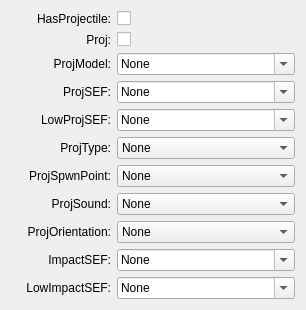
      <widget class="QWidget" name="tabProjectiles">
       <attribute name="title">
        <string>Projectiles</string>
       </attribute>
       <layout class="QFormLayout" name="formLayout_9">
        <item row="0" column="0">
         <widget class="QLabel" name="label_80">
          <property name="minimumSize">
           <size>
            <width>100</width>
            <height>0</height>
           </size>
          </property>
          <property name="text">
           <string>HasProjectile:</string>
          </property>
          <property name="alignment">
           <set>Qt::AlignRight|Qt::AlignTrailing|Qt::AlignVCenter</set>
          </property>
         </widget>
        </item>
        <item row="1" column="0">
         <widget class="QLabel" name="label_81">
          <property name="minimumSize">
           <size>
            <width>100</width>
            <height>0</height>
           </size>
          </property>
          <property name="text">
           <string>Proj:</string>
          </property>
          <property name="alignment">
           <set>Qt::AlignRight|Qt::AlignTrailing|Qt::AlignVCenter</set>
          </property>
         </widget>
        </item>
        <item row="2" column="0">
         <widget class="QLabel" name="label_82">
          <property name="minimumSize">
           <size>
            <width>100</width>
            <height>0</height>
           </size>
          </property>
          <property name="text">
           <string>ProjModel:</string>
          </property>
          <property name="alignment">
           <set>Qt::AlignRight|Qt::AlignTrailing|Qt::AlignVCenter</set>
          </property>
         </widget>
        </item>
        <item row="3" column="0">
         <widget class="QLabel" name="label_83">
          <property name="minimumSize">
           <size>
            <width>100</width>
            <height>0</height>
           </size>
          </property>
          <property name="text">
           <string>ProjSEF:</string>
          </property>
          <property name="alignment">
           <set>Qt::AlignRight|Qt::AlignTrailing|Qt::AlignVCenter</set>
          </property>
         </widget>
        </item>
        <item row="4" column="0">
         <widget class="QLabel" name="label_84">
          <property name="minimumSize">
           <size>
            <width>100</width>
            <height>0</height>
           </size>
          </property>
          <property name="text">
           <string>LowProjSEF:</string>
          </property>
          <property name="alignment">
           <set>Qt::AlignRight|Qt::AlignTrailing|Qt::AlignVCenter</set>
          </property>
         </widget>
        </item>
        <item row="5" column="0">
         <widget class="QLabel" name="label_85">
          <property name="minimumSize">
           <size>
            <width>100</width>
            <height>0</height>
           </size>
          </property>
          <property name="text">
           <string>ProjType:</string>
          </property>
          <property name="alignment">
           <set>Qt::AlignRight|Qt::AlignTrailing|Qt::AlignVCenter</set>
          </property>
         </widget>
        </item>
        <item row="6" column="0">
         <widget class="QLabel" name="label_86">
          <property name="minimumSize">
           <size>
            <width>100</width>
            <height>0</height>
           </size>
          </property>
          <property name="text">
           <string>ProjSpwnPoint:</string>
          </property>
          <property name="alignment">
           <set>Qt::AlignRight|Qt::AlignTrailing|Qt::AlignVCenter</set>
          </property>
         </widget>
        </item>
        <item row="7" column="0">
         <widget class="QLabel" name="label_87">
          <property name="minimumSize">
           <size>
            <width>100</width>
            <height>0</height>
           </size>
          </property>
          <property name="text">
           <string>ProjSound:</string>
          </property>
          <property name="alignment">
           <set>Qt::AlignRight|Qt::AlignTrailing|Qt::AlignVCenter</set>
          </property>
         </widget>
        </item>
        <item row="8" column="0">
         <widget class="QLabel" name="label_88">
          <property name="minimumSize">
           <size>
            <width>100</width>
            <height>0</height>
           </size>
          </property>
          <property name="text">
           <string>ProjOrientation:</string>
          </property>
          <property name="alignment">
           <set>Qt::AlignRight|Qt::AlignTrailing|Qt::AlignVCenter</set>
          </property>
         </widget>
        </item>
        <item row="9" column="0">
         <widget class="QLabel" name="label_89">
          <property name="minimumSize">
           <size>
            <width>100</width>
            <height>0</height>
           </size>
          </property>
          <property name="text">
           <string>ImpactSEF:</string>
          </property>
          <property name="alignment">
           <set>Qt::AlignRight|Qt::AlignTrailing|Qt::AlignVCenter</set>
          </property>
         </widget>
        </item>
        <item row="10" column="0">
         <widget class="QLabel" name="label_90">
          <property name="minimumSize">
           <size>
            <width>100</width>
            <height>0</height>
           </size>
          </property>
          <property name="text">
           <string>LowImpactSEF:</string>
          </property>
          <property name="alignment">
           <set>Qt::AlignRight|Qt::AlignTrailing|Qt::AlignVCenter</set>
          </property>
         </widget>
        </item>
        <item row="0" column="1">
         <widget class="QCheckBox" name="HasProjectile">
          <property name="text">
           <string/>
          </property>
         </widget>
        </item>
        <item row="1" column="1">
         <widget class="QCheckBox" name="Proj">
          <property name="text">
           <string/>
          </property>
         </widget>
        </item>
        <item row="2" column="1">
         <widget class="QComboBox" name="ProjModel">
          <property name="editable">
           <bool>true</bool>
          </property>
          <item>
           <property name="text">
            <string>None</string>
           </property>
          </item>
          <item>
           <property name="text">
            <string>w_arrow01</string>
           </property>
          </item>
          <item>
           <property name="text">
            <string>w_flask</string>
           </property>
          </item>
          <item>
           <property name="text">
            <string>vpr_ectonatr01</string>
           </property>
          </item>
          <item>
           <property name="text">
            <string>vpr_los</string>
           </property>
          </item>
          <item>
           <property name="text">
            <string>missingobject</string>
           </property>
          </item>
         </widget>
        </item>
        <item row="3" column="1">
         <widget class="QComboBox" name="ProjSEF">
          <property name="editable">
           <bool>true</bool>
          </property>
          <item>
           <property name="text">
            <string>None</string>
           </property>
          </item>
          <item>
           <property name="text">
            <string>sp_abjuration_travel.sef</string>
           </property>
          </item>
          <item>
           <property name="text">
            <string>sp_conjuration_travel.sef</string>
           </property>
          </item>
          <item>
           <property name="text">
            <string>sp_enchantment_travel.sef</string>
           </property>
          </item>
          <item>
           <property name="text">
            <string>sp_evocation_travel.sef</string>
           </property>
          </item>
          <item>
           <property name="text">
            <string>sp_illusion_travel.sef</string>
           </property>
          </item>
          <item>
           <property name="text">
            <string>sp_necromancy_travel.sef</string>
           </property>
          </item>
          <item>
           <property name="text">
            <string>sp_transmutation_travel</string>
           </property>
          </item>
          <item>
           <property name="text">
            <string>sp_acid_travel.sef</string>
           </property>
          </item>
          <item>
           <property name="text">
            <string>sp_fire_travel.sef</string>
           </property>
          </item>
          <item>
           <property name="text">
            <string>sp_ice_travel.sef</string>
           </property>
          </item>
          <item>
           <property name="text">
            <string>sp_lightning_travel.sef</string>
           </property>
          </item>
          <item>
           <property name="text">
            <string>sp_sonic_travel.sef</string>
           </property>
          </item>
          <item>
           <property name="text">
            <string>sp_holy_travel.sef</string>
           </property>
          </item>
          <item>
           <property name="text">
            <string>sp_eldritch_travel.sef</string>
           </property>
          </item>
          <item>
           <property name="text">
            <string>sp_bless_proj</string>
           </property>
          </item>
          <item>
           <property name="text">
            <string>sp_darkness_travel.sef</string>
           </property>
          </item>
          <item>
           <property name="text">
            <string>sp_bombardment.sef</string>
           </property>
          </item>
          <item>
           <property name="text">
            <string>sp_fireball</string>
           </property>
          </item>
          <item>
           <property name="text">
            <string>sp_hellball.sef</string>
           </property>
          </item>
          <item>
           <property name="text">
            <string>sp_isaac_lesser.sef</string>
           </property>
          </item>
          <item>
           <property name="text">
            <string>sp_isaac_greater.sef</string>
           </property>
          </item>
          <item>
           <property name="text">
            <string>sp_magicmissile.sef</string>
           </property>
          </item>
          <item>
           <property name="text">
            <string>sp_meteor_swarm.sef</string>
           </property>
          </item>
          <item>
           <property name="text">
            <string>sp_orbAcid_lesser.sef</string>
           </property>
          </item>
          <item>
           <property name="text">
            <string>sp_orbSound_lesser.sef</string>
           </property>
          </item>
          <item>
           <property name="text">
            <string>sp_orbAcid.sef</string>
           </property>
          </item>
          <item>
           <property name="text">
            <string>sp_orbCold.sef</string>
           </property>
          </item>
          <item>
           <property name="text">
            <string>sp_orbElec.sef</string>
           </property>
          </item>
          <item>
           <property name="text">
            <string>sp_orbElec_lesser.sef</string>
           </property>
          </item>
          <item>
           <property name="text">
            <string>sp_orbFire.sef</string>
           </property>
          </item>
          <item>
           <property name="text">
            <string>sp_orbSound.sef</string>
           </property>
          </item>
          <item>
           <property name="text">
            <string>sp_scintillating_sphere.sef</string>
           </property>
          </item>
          <item>
           <property name="text">
            <string>sp_shades_tgt.sef</string>
           </property>
          </item>
          <item>
           <property name="text">
            <string>fx_arrowtrail.sef</string>
           </property>
          </item>
          <item>
           <property name="text">
            <string>fx_infinite_arrow.sef</string>
           </property>
          </item>
          <item>
           <property name="text">
            <string>fx_quillfire.sef</string>
           </property>
          </item>
          <item>
           <property name="text">
            <string>fx_shard_attack.sef</string>
           </property>
          </item>
         </widget>
        </item>
        <item row="5" column="1">
         <widget class="QComboBox" name="ProjType">
          <item>
           <property name="text">
            <string>None</string>
           </property>
          </item>
          <item>
           <property name="text">
            <string>accelerating</string>
           </property>
          </item>
          <item>
           <property name="text">
            <string>ballistic</string>
           </property>
          </item>
          <item>
           <property name="text">
            <string>burst</string>
           </property>
          </item>
          <item>
           <property name="text">
            <string>burstup</string>
           </property>
          </item>
          <item>
           <property name="text">
            <string>highballistic</string>
           </property>
          </item>
          <item>
           <property name="text">
            <string>homing</string>
           </property>
          </item>
          <item>
           <property name="text">
            <string>homingspiral</string>
           </property>
          </item>
          <item>
           <property name="text">
            <string>launchedballistic</string>
           </property>
          </item>
          <item>
           <property name="text">
            <string>linked</string>
           </property>
          </item>
          <item>
           <property name="text">
            <string>loworbit</string>
           </property>
          </item>
         </widget>
        </item>
        <item row="6" column="1">
         <widget class="QComboBox" name="ProjSpwnPoint">
          <item>
           <property name="text">
            <string>None</string>
           </property>
          </item>
          <item>
           <property name="text">
            <string>halo</string>
           </property>
          </item>
          <item>
           <property name="text">
            <string>head</string>
           </property>
          </item>
          <item>
           <property name="text">
            <string>lrhand</string>
           </property>
          </item>
          <item>
           <property name="text">
            <string>monster0</string>
           </property>
          </item>
          <item>
           <property name="text">
            <string>monster1</string>
           </property>
          </item>
          <item>
           <property name="text">
            <string>monster2</string>
           </property>
          </item>
          <item>
           <property name="text">
            <string>monster3</string>
           </property>
          </item>
          <item>
           <property name="text">
            <string>monster4</string>
           </property>
          </item>
          <item>
           <property name="text">
            <string>mouth</string>
           </property>
          </item>
          <item>
           <property name="text">
            <string>rhand</string>
           </property>
          </item>
         </widget>
        </item>
        <item row="7" column="1">
         <widget class="QComboBox" name="ProjSound">
          <item>
           <property name="text">
            <string>None</string>
           </property>
          </item>
          <item>
           <property name="text">
            <string>al_en_arrows03</string>
           </property>
          </item>
          <item>
           <property name="text">
            <string>cb_sh_bow2</string>
           </property>
          </item>
          <item>
           <property name="text">
            <string>spr_los</string>
           </property>
          </item>
         </widget>
        </item>
        <item row="8" column="1">
         <widget class="QComboBox" name="ProjOrientation">
          <item>
           <property name="text">
            <string>None</string>
           </property>
          </item>
          <item>
           <property name="text">
            <string>path</string>
           </property>
          </item>
         </widget>
        </item>
        <item row="9" column="1">
         <widget class="QComboBox" name="ImpactSEF">
          <property name="editable">
           <bool>true</bool>
          </property>
          <item>
           <property name="text">
            <string>None</string>
           </property>
          </item>
          <item>
           <property name="text">
            <string>sp_abjuration_aoe.sef</string>
           </property>
          </item>
          <item>
           <property name="text">
            <string>sp_conjuration_aoe.sef</string>
           </property>
          </item>
          <item>
           <property name="text">
            <string>sp_conjuration_hit.sef</string>
           </property>
          </item>
          <item>
           <property name="text">
            <string>sp_enchantment_aoe.sef</string>
           </property>
          </item>
          <item>
           <property name="text">
            <string>sp_evocation_aoe.sef</string>
           </property>
          </item>
          <item>
           <property name="text">
            <string>sp_evocation_hit.sef</string>
           </property>
          </item>
          <item>
           <property name="text">
            <string>sp_illusion_aoe.sef</string>
           </property>
          </item>
          <item>
           <property name="text">
            <string>sp_necromancy_aoe</string>
           </property>
          </item>
          <item>
           <property name="text">
            <string>sp_necromancy_aoe.sef</string>
           </property>
          </item>
          <item>
           <property name="text">
            <string>sp_transmutation_aoe.sef</string>
           </property>
          </item>
          <item>
           <property name="text">
            <string>sp_acid_aoe.sef</string>
           </property>
          </item>
          <item>
           <property name="text">
            <string>sp_fire_aoe.sef</string>
           </property>
          </item>
          <item>
           <property name="text">
            <string>sp_fire_hit.sef</string>
           </property>
          </item>
          <item>
           <property name="text">
            <string>sp_ice_aoe</string>
           </property>
          </item>
          <item>
           <property name="text">
            <string>sp_ice_aoe.sef</string>
           </property>
          </item>
          <item>
           <property name="text">
            <string>sp_lightning_aoe.sef</string>
           </property>
          </item>
          <item>
           <property name="text">
            <string>sp_lightning_hit.sef</string>
           </property>
          </item>
          <item>
           <property name="text">
            <string>sp_sonic_aoe.sef</string>
           </property>
          </item>
          <item>
           <property name="text">
            <string>sp_sonic_hit.sef</string>
           </property>
          </item>
          <item>
           <property name="text">
            <string>sp_magic_aoe.sef</string>
           </property>
          </item>
          <item>
           <property name="text">
            <string>sp_magic_hit.sef</string>
           </property>
          </item>
          <item>
           <property name="text">
            <string>sp_holy_aoe.sef</string>
           </property>
          </item>
          <item>
           <property name="text">
            <string>sp_eldritch_aoe.sef</string>
           </property>
          </item>
         </widget>
        </item>
        <item row="4" column="1">
         <widget class="QComboBox" name="LowProjSEF">
          <property name="editable">
           <bool>true</bool>
          </property>
          <item>
           <property name="text">
            <string>None</string>
           </property>
          </item>
          <item>
           <property name="text">
            <string>sp_abjuration_travel.sef</string>
           </property>
          </item>
          <item>
           <property name="text">
            <string>sp_conjuration_travel.sef</string>
           </property>
          </item>
          <item>
           <property name="text">
            <string>sp_enchantment_travel.sef</string>
           </property>
          </item>
          <item>
           <property name="text">
            <string>sp_evocation_travel.sef</string>
           </property>
          </item>
          <item>
           <property name="text">
            <string>sp_illusion_travel.sef</string>
           </property>
          </item>
          <item>
           <property name="text">
            <string>sp_necromancy_travel.sef</string>
           </property>
          </item>
          <item>
           <property name="text">
            <string>sp_transmutation_travel</string>
           </property>
          </item>
          <item>
           <property name="text">
            <string>sp_acid_travel.sef</string>
           </property>
          </item>
          <item>
           <property name="text">
            <string>sp_fire_travel.sef</string>
           </property>
          </item>
          <item>
           <property name="text">
            <string>sp_ice_travel.sef</string>
           </property>
          </item>
          <item>
           <property name="text">
            <string>sp_lightning_travel.sef</string>
           </property>
          </item>
          <item>
           <property name="text">
            <string>sp_sonic_travel.sef</string>
           </property>
          </item>
          <item>
           <property name="text">
            <string>sp_holy_travel.sef</string>
           </property>
          </item>
          <item>
           <property name="text">
            <string>sp_eldritch_travel.sef</string>
           </property>
          </item>
          <item>
           <property name="text">
            <string>sp_bless_proj</string>
           </property>
          </item>
          <item>
           <property name="text">
            <string>sp_darkness_travel.sef</string>
           </property>
          </item>
          <item>
           <property name="text">
            <string>sp_bombardment.sef</string>
           </property>
          </item>
          <item>
           <property name="text">
            <string>sp_fireball</string>
           </property>
          </item>
          <item>
           <property name="text">
            <string>sp_hellball.sef</string>
           </property>
          </item>
          <item>
           <property name="text">
            <string>sp_isaac_lesser.sef</string>
           </property>
          </item>
          <item>
           <property name="text">
            <string>sp_isaac_greater.sef</string>
           </property>
          </item>
          <item>
           <property name="text">
            <string>sp_magicmissile.sef</string>
           </property>
          </item>
          <item>
           <property name="text">
            <string>sp_meteor_swarm.sef</string>
           </property>
          </item>
          <item>
           <property name="text">
            <string>sp_orbAcid_lesser.sef</string>
           </property>
          </item>
          <item>
           <property name="text">
            <string>sp_orbSound_lesser.sef</string>
           </property>
          </item>
          <item>
           <property name="text">
            <string>sp_orbAcid.sef</string>
           </property>
          </item>
          <item>
           <property name="text">
            <string>sp_orbCold.sef</string>
           </property>
          </item>
          <item>
           <property name="text">
            <string>sp_orbElec.sef</string>
           </property>
          </item>
          <item>
           <property name="text">
            <string>sp_orbElec_lesser.sef</string>
           </property>
          </item>
          <item>
           <property name="text">
            <string>sp_orbFire.sef</string>
           </property>
          </item>
          <item>
           <property name="text">
            <string>sp_orbSound.sef</string>
           </property>
          </item>
          <item>
           <property name="text">
            <string>sp_scintillating_sphere.sef</string>
           </property>
          </item>
          <item>
           <property name="text">
            <string>sp_shades_tgt.sef</string>
           </property>
          </item>
          <item>
           <property name="text">
            <string>fx_arrowtrail.sef</string>
           </property>
          </item>
          <item>
           <property name="text">
            <string>fx_infinite_arrow.sef</string>
           </property>
          </item>
          <item>
           <property name="text">
            <string>fx_quillfire.sef</string>
           </property>
          </item>
          <item>
           <property name="text">
            <string>fx_shard_attack.sef</string>
           </property>
          </item>
         </widget>
        </item>
        <item row="10" column="1">
         <widget class="QComboBox" name="LowImpactSEF">
          <property name="editable">
           <bool>true</bool>
          </property>
          <item>
           <property name="text">
            <string>None</string>
           </property>
          </item>
          <item>
           <property name="text">
            <string>sp_abjuration_aoe.sef</string>
           </property>
          </item>
          <item>
           <property name="text">
            <string>sp_conjuration_aoe.sef</string>
           </property>
          </item>
          <item>
           <property name="text">
            <string>sp_conjuration_hit.sef</string>
           </property>
          </item>
          <item>
           <property name="text">
            <string>sp_enchantment_aoe.sef</string>
           </property>
          </item>
          <item>
           <property name="text">
            <string>sp_evocation_aoe.sef</string>
           </property>
          </item>
          <item>
           <property name="text">
            <string>sp_evocation_hit.sef</string>
           </property>
          </item>
          <item>
           <property name="text">
            <string>sp_illusion_aoe.sef</string>
           </property>
          </item>
          <item>
           <property name="text">
            <string>sp_necromancy_aoe</string>
           </property>
          </item>
          <item>
           <property name="text">
            <string>sp_necromancy_aoe.sef</string>
           </property>
          </item>
          <item>
           <property name="text">
            <string>sp_transmutation_aoe.sef</string>
           </property>
          </item>
          <item>
           <property name="text">
            <string>sp_acid_aoe.sef</string>
           </property>
          </item>
          <item>
           <property name="text">
            <string>sp_fire_aoe.sef</string>
           </property>
          </item>
          <item>
           <property name="text">
            <string>sp_fire_hit.sef</string>
           </property>
          </item>
          <item>
           <property name="text">
            <string>sp_ice_aoe</string>
           </property>
          </item>
          <item>
           <property name="text">
            <string>sp_ice_aoe.sef</string>
           </property>
          </item>
          <item>
           <property name="text">
            <string>sp_lightning_aoe.sef</string>
           </property>
          </item>
          <item>
           <property name="text">
            <string>sp_lightning_hit.sef</string>
           </property>
          </item>
          <item>
           <property name="text">
            <string>sp_sonic_aoe.sef</string>
           </property>
          </item>
          <item>
           <property name="text">
            <string>sp_sonic_hit.sef</string>
           </property>
          </item>
          <item>
           <property name="text">
            <string>sp_magic_aoe.sef</string>
           </property>
          </item>
          <item>
           <property name="text">
            <string>sp_magic_hit.sef</string>
           </property>
          </item>
          <item>
           <property name="text">
            <string>sp_holy_aoe.sef</string>
           </property>
          </item>
          <item>
           <property name="text">
            <string>sp_eldritch_aoe.sef</string>
           </property>
          </item>
         </widget>
        </item>
       </layout>
      </widget>
